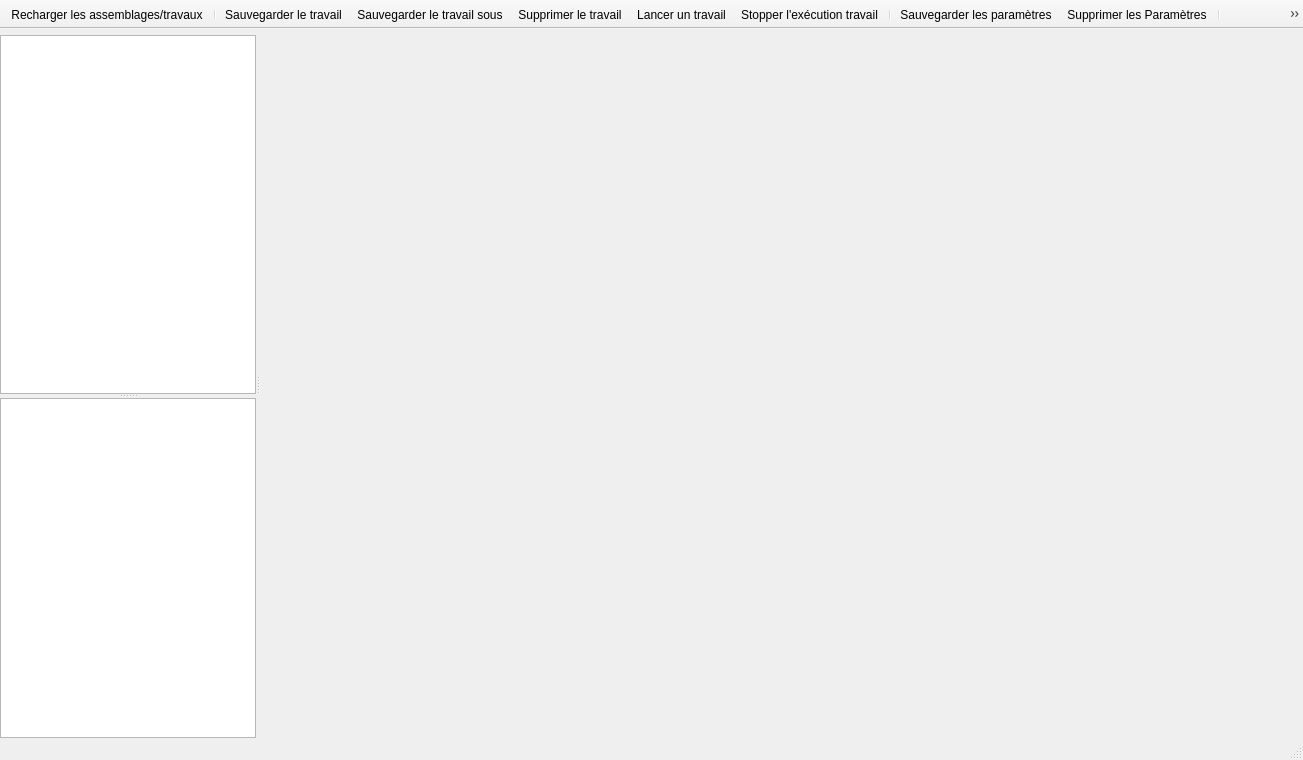
<?xml version="1.0" encoding="UTF-8"?>
<ui version="4.0">
 <class>AssemblyGui</class>
 <widget class="QMainWindow" name="AssemblyGui">
  <property name="geometry">
   <rect>
    <x>0</x>
    <y>0</y>
    <width>1303</width>
    <height>760</height>
   </rect>
  </property>
  <property name="windowTitle">
   <string>Matisse 3</string>
  </property>
  <property name="windowIcon">
   <iconset resource="resources/resources.qrc">
    <normaloff>:/jpg/ifremer-grand.jpg</normaloff>:/jpg/ifremer-grand.jpg</iconset>
  </property>
  <widget class="QWidget" name="centralwidget">
   <layout class="QGridLayout" name="gridLayout">
    <property name="leftMargin">
     <number>0</number>
    </property>
    <property name="topMargin">
     <number>0</number>
    </property>
    <property name="rightMargin">
     <number>0</number>
    </property>
    <property name="bottomMargin">
     <number>0</number>
    </property>
    <property name="spacing">
     <number>3</number>
    </property>
    <item row="0" column="0">
     <widget class="QSplitter" name="_SPL_userExpert">
      <property name="orientation">
       <enum>Qt::Horizontal</enum>
      </property>
      <widget class="QSplitter" name="splitter">
       <property name="orientation">
        <enum>Qt::Vertical</enum>
       </property>
       <widget class="QWidget" name="verticalLayoutWidget">
        <layout class="QVBoxLayout" name="verticalLayout_4">
         <property name="spacing">
          <number>0</number>
         </property>
         <property name="topMargin">
          <number>6</number>
         </property>
         <item>
          <widget class="QTreeWidget" name="_TRW_assemblies">
           <property name="sizePolicy">
            <sizepolicy hsizetype="Preferred" vsizetype="Preferred">
             <horstretch>0</horstretch>
             <verstretch>0</verstretch>
            </sizepolicy>
           </property>
           <property name="minimumSize">
            <size>
             <width>200</width>
             <height>200</height>
            </size>
           </property>
           <property name="autoFillBackground">
            <bool>true</bool>
           </property>
           <property name="horizontalScrollBarPolicy">
            <enum>Qt::ScrollBarAlwaysOff</enum>
           </property>
           <property name="autoScroll">
            <bool>true</bool>
           </property>
           <property name="dragEnabled">
            <bool>true</bool>
           </property>
           <property name="dragDropMode">
            <enum>QAbstractItemView::DragOnly</enum>
           </property>
           <property name="defaultDropAction">
            <enum>Qt::LinkAction</enum>
           </property>
           <property name="alternatingRowColors">
            <bool>true</bool>
           </property>
           <property name="selectionMode">
            <enum>QAbstractItemView::SingleSelection</enum>
           </property>
           <property name="selectionBehavior">
            <enum>QAbstractItemView::SelectRows</enum>
           </property>
           <property name="iconSize">
            <size>
             <width>16</width>
             <height>16</height>
            </size>
           </property>
           <property name="horizontalScrollMode">
            <enum>QAbstractItemView::ScrollPerPixel</enum>
           </property>
           <property name="indentation">
            <number>20</number>
           </property>
           <property name="uniformRowHeights">
            <bool>true</bool>
           </property>
           <property name="itemsExpandable">
            <bool>true</bool>
           </property>
           <property name="headerHidden">
            <bool>true</bool>
           </property>
           <property name="columnCount">
            <number>1</number>
           </property>
           <attribute name="headerVisible">
            <bool>false</bool>
           </attribute>
           <attribute name="headerMinimumSectionSize">
            <number>100</number>
           </attribute>
           <column>
            <property name="text">
             <string notr="true">1</string>
            </property>
           </column>
          </widget>
         </item>
        </layout>
       </widget>
       <widget class="QTreeWidget" name="_TRW_assemblyInfo">
        <property name="horizontalScrollBarPolicy">
         <enum>Qt::ScrollBarAlwaysOff</enum>
        </property>
        <property name="autoScroll">
         <bool>false</bool>
        </property>
        <property name="autoScrollMargin">
         <number>0</number>
        </property>
        <property name="alternatingRowColors">
         <bool>true</bool>
        </property>
        <property name="selectionMode">
         <enum>QAbstractItemView::NoSelection</enum>
        </property>
        <property name="indentation">
         <number>0</number>
        </property>
        <property name="wordWrap">
         <bool>true</bool>
        </property>
        <property name="columnCount">
         <number>2</number>
        </property>
        <attribute name="headerVisible">
         <bool>false</bool>
        </attribute>
        <attribute name="headerDefaultSectionSize">
         <number>100</number>
        </attribute>
        <attribute name="headerMinimumSectionSize">
         <number>100</number>
        </attribute>
        <column>
         <property name="text">
          <string notr="true">Champ</string>
         </property>
        </column>
        <column>
         <property name="text">
          <string>Valeur</string>
         </property>
        </column>
       </widget>
      </widget>
      <widget class="UserFormWidget" name="_WID_userFrom" native="true">
       <property name="sizePolicy">
        <sizepolicy hsizetype="Expanding" vsizetype="Expanding">
         <horstretch>4</horstretch>
         <verstretch>0</verstretch>
        </sizepolicy>
       </property>
      </widget>
     </widget>
    </item>
   </layout>
  </widget>
  <widget class="QMenuBar" name="menubar">
   <property name="geometry">
    <rect>
     <x>0</x>
     <y>0</y>
     <width>1303</width>
     <height>21</height>
    </rect>
   </property>
  </widget>
  <widget class="QStatusBar" name="statusbar"/>
  <widget class="QToolBar" name="_TOO_actions">
   <property name="sizePolicy">
    <sizepolicy hsizetype="Expanding" vsizetype="Fixed">
     <horstretch>0</horstretch>
     <verstretch>0</verstretch>
    </sizepolicy>
   </property>
   <property name="windowTitle">
    <string>toolBar</string>
   </property>
   <property name="movable">
    <bool>false</bool>
   </property>
   <property name="allowedAreas">
    <set>Qt::NoToolBarArea</set>
   </property>
   <property name="iconSize">
    <size>
     <width>36</width>
     <height>36</height>
    </size>
   </property>
   <property name="floatable">
    <bool>false</bool>
   </property>
   <attribute name="toolBarArea">
    <enum>TopToolBarArea</enum>
   </attribute>
   <attribute name="toolBarBreak">
    <bool>false</bool>
   </attribute>
   <addaction name="_ACT_reloadAssembliesAndJobs"/>
   <addaction name="separator"/>
   <addaction name="_ACT_saveJob"/>
   <addaction name="_ACT_saveAsJob"/>
   <addaction name="_ACT_deleteJob"/>
   <addaction name="_ACT_launchJob"/>
   <addaction name="_ACT_stopJob"/>
   <addaction name="separator"/>
   <addaction name="_ACT_saveParameters"/>
   <addaction name="_ACT_deleteParameters"/>
   <addaction name="separator"/>
   <addaction name="_ACT_newAssembly"/>
   <addaction name="_ACT_saveAssembly"/>
   <addaction name="_ACT_saveAsAssembly"/>
   <addaction name="_ACT_deleteAssembly"/>
   <addaction name="separator"/>
   <addaction name="_ACT_userExpert"/>
   <addaction name="separator"/>
  </widget>
  <action name="_ACT_deleteAssembly">
   <property name="icon">
    <iconset resource="resources/resources.qrc">
     <normaloff>:/png/deleteAssembly.png</normaloff>:/png/deleteAssembly.png</iconset>
   </property>
   <property name="text">
    <string>Supprimer l'assemblage</string>
   </property>
  </action>
  <action name="_ACT_newAssembly">
   <property name="icon">
    <iconset resource="resources/resources.qrc">
     <normaloff>:/png/newAssembly.png</normaloff>:/png/newAssembly.png</iconset>
   </property>
   <property name="text">
    <string>Nouvel assemblage</string>
   </property>
  </action>
  <action name="_ACT_saveJob">
   <property name="icon">
    <iconset resource="resources/resources.qrc">
     <normaloff>:/png/SaveJob.png</normaloff>:/png/SaveJob.png</iconset>
   </property>
   <property name="text">
    <string>Sauvegarder le travail</string>
   </property>
   <property name="toolTip">
    <string>Sauvegarder le travail</string>
   </property>
  </action>
  <action name="_ACT_saveAsJob">
   <property name="icon">
    <iconset resource="resources/resources.qrc">
     <normaloff>:/png/SaveAsJob.png</normaloff>:/png/SaveAsJob.png</iconset>
   </property>
   <property name="text">
    <string>Sauvegarder le travail sous...</string>
   </property>
   <property name="toolTip">
    <string>Sauvegarder le travail sous...</string>
   </property>
  </action>
  <action name="_ACT_userExpert">
   <property name="checkable">
    <bool>true</bool>
   </property>
   <property name="icon">
    <iconset resource="resources/resources.qrc">
     <normaloff>:/png/expert.png</normaloff>
     <normalon>:/png/user.png</normalon>:/png/expert.png</iconset>
   </property>
   <property name="text">
    <string>Mode user/expert</string>
   </property>
   <property name="toolTip">
    <string>Mode user ou expert</string>
   </property>
  </action>
  <action name="_ACT_launchJob">
   <property name="icon">
    <iconset resource="resources/resources.qrc">
     <normaloff>:/png/run-unknown.png</normaloff>:/png/run-unknown.png</iconset>
   </property>
   <property name="text">
    <string>Lancer un travail</string>
   </property>
   <property name="toolTip">
    <string>Lancer un travail </string>
   </property>
   <property name="menuRole">
    <enum>QAction::TextHeuristicRole</enum>
   </property>
  </action>
  <action name="_ACT_reloadAssembliesAndJobs">
   <property name="icon">
    <iconset resource="resources/resources.qrc">
     <normaloff>:/png/view-refresh-3.png</normaloff>:/png/view-refresh-3.png</iconset>
   </property>
   <property name="text">
    <string>Recharger les assemblages/travaux</string>
   </property>
   <property name="toolTip">
    <string>Recharger les assemblages/travaux...</string>
   </property>
  </action>
  <action name="_ACT_saveParameters">
   <property name="icon">
    <iconset resource="resources/resources.qrc">
     <normaloff>:/png/documentation.png</normaloff>:/png/documentation.png</iconset>
   </property>
   <property name="text">
    <string>Sauvegarder les paramètres</string>
   </property>
   <property name="toolTip">
    <string>Sauvegarder les paramètres</string>
   </property>
  </action>
  <action name="_ACT_saveAssembly">
   <property name="icon">
    <iconset resource="resources/resources.qrc">
     <normaloff>:/png/SaveAssembly.png</normaloff>:/png/SaveAssembly.png</iconset>
   </property>
   <property name="text">
    <string>Sauvegarder l'assemblage</string>
   </property>
   <property name="toolTip">
    <string>Sauvegarder l'assemblage</string>
   </property>
  </action>
  <action name="_ACT_saveAsAssembly">
   <property name="icon">
    <iconset resource="resources/resources.qrc">
     <normaloff>:/png/SaveAsAssembly.png</normaloff>:/png/SaveAsAssembly.png</iconset>
   </property>
   <property name="text">
    <string>Sauvegarder l'assemblage sous...</string>
   </property>
   <property name="toolTip">
    <string>Sauvegarder l'assemblage sous...</string>
   </property>
  </action>
  <action name="_ACT_deleteJob">
   <property name="icon">
    <iconset resource="resources/resources.qrc">
     <normaloff>:/png/deleteJob.png</normaloff>:/png/deleteJob.png</iconset>
   </property>
   <property name="text">
    <string>Supprimer le travail</string>
   </property>
   <property name="toolTip">
    <string>Supprimer le travail</string>
   </property>
  </action>
  <action name="_ACT_stopJob">
   <property name="icon">
    <iconset resource="resources/resources.qrc">
     <normaloff>:/png/stop.png</normaloff>:/png/stop.png</iconset>
   </property>
   <property name="text">
    <string>Stopper l'exécution travail</string>
   </property>
   <property name="toolTip">
    <string>Stopper l'exécution travail</string>
   </property>
   <property name="menuRole">
    <enum>QAction::TextHeuristicRole</enum>
   </property>
  </action>
  <action name="_ACT_deleteParameters">
   <property name="icon">
    <iconset resource="resources/resources.qrc">
     <normaloff>:/png/deleteParameters.png</normaloff>:/png/deleteParameters.png</iconset>
   </property>
   <property name="text">
    <string>Supprimer les Paramètres</string>
   </property>
   <property name="toolTip">
    <string>Supprimer les Paramètres</string>
   </property>
  </action>
 </widget>
 <customwidgets>
  <customwidget>
   <class>UserFormWidget</class>
   <extends>QWidget</extends>
   <header>UserFormWidget.h</header>
  </customwidget>
 </customwidgets>
 <resources>
  <include location="resources/resources.qrc"/>
 </resources>
 <connections/>
</ui>
